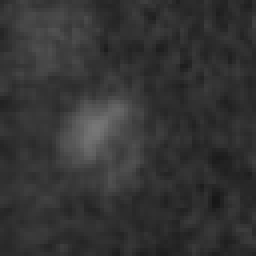
#> input picture cell_print_xy/001001-1_1325.4839006439745_1537.7828886844527_GFP.tif, 64 x 64 px, given in place of 001001-1-001001004.tif, which was not available (shown 4 times larger)
$ jupyter execute cropcells_sample.ipynb
#> lines starting #> are read from the running program, lines starting #| are printed output that depends on the picture; pictures that were not available may be replaced by others from this repository, and a replacement may not be noted
[cell 1]
import argparse
import os

from PIL import Image

import numpy as np
import pandas as pd
import copy

import matplotlib
import matplotlib.pyplot as plt
#from libtiff import TIFF
from skimage import io
import cv2

[cell 2]
screen = 'Plate13'

data = pd.read_csv('cellprofiler_output.csv')
#> (reads cellprofiler_output.csv from the repository)
print(data.shape[0])
data = data[data['yeast_AreaShape_Area'] > 999]
n_cell = data.shape[0]

[cell 3]
try:
    os.mkdir('cell_print_xy')
except OSError:
    print("Creation of the directory failed")
else:
    print("Successfully created the directory ")


sql_col_names = ['ImageNumber', 'Image_FileName_GFP1', 'Image_FileName_GFP2',
                 'yeast_AreaShape_Center_X', 'yeast_AreaShape_Center_Y', 'yeast_AreaShape_Area',
                 'yeast_Intensity_IntegratedIntensity_ResizeGFP2', 'yeast_Intensity_MeanIntensity_ResizeGFP2',
                 'yeast_Intensity_StdIntensity_ResizeGFP2', 'yeast_Intensity_MinIntensity_ResizeGFP2',
                 'yeast_Intensity_MaxIntensity_ResizeGFP2', 'yeast_Intensity_IntegratedIntensityEdge_ResizeGFP2']

[cell 4]
basePath = '/Users/lingrajsvannur/Downloads/Resized_1_5_linear/'
cropSize = 60


imSize = 64
numClasses = 19
numChan = 1


croppedCells = np.zeros((n_cell, imSize ** 2 * 2))
coordUsed = np.zeros((n_cell, 2))

ind = 0

#selected_wells = []
wellNames = []

GFP_images = np.unique(data['Image_FileName_GFP2'])
GFP_images.sort()
wells = np.unique([seq[0:8] for seq in GFP_images])

[cell 5]
wells

[cell 6]
for well in wells:
    print(well)
    # [4 lines of commented-out code are left out]
    G_array = io.imread(basePath+well+'-001001004.tif')
#> G_array is the input picture: shape (64, 64); min 23, max 118, mean 52
    #R_array = io.imread(basePath+'Resized_1_5_linear/'+well+'-001001003.tif')
    B_array = io.imread(basePath+well+'-001001001.tif')
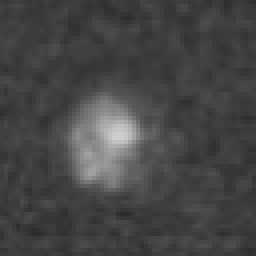
#> input picture cell_print_xy/001001-1_1341.8990384615386_669.2298076923076_GFP.tif, 64 x 64 px, given in place of 001001-1-001001001.tif, which was not available (shown 4 times larger)
#> B_array is the input picture: shape (64, 64); min 41, max 208, mean 69.7
    # [4 lines of commented-out code are left out]
    print(G_array.shape)
#| (64, 64)
    curCoordinates = data[data['Image_FileName_GFP2'] == well + '-001001004.tif'][
        ['yeast_AreaShape_Center_X',
         'yeast_AreaShape_Center_Y']]

    #RFPImg = Image.open(self.basePath+'resized_1_5/'+well+'-001001003processed_boundary.tiff')
    #RFPImg_L=RFPImg.resize((2160, 2160),Image.NEAREST)
    #R_array = np.zeros((G_array.shape))

    coord = 0
    while coord < len(curCoordinates):
        cur_y, cur_x = curCoordinates.values[coord]

        if (cur_x - imSize / 2 > 0 and cur_x + imSize / 2 < G_array.shape[0] and
           cur_y - imSize / 2 > 0 and cur_y + imSize / 2 < G_array.shape[1]):
            croppedCells[ind, : imSize ** 2] = (
                G_array[int(np.floor(cur_x - imSize / 2)):int(np.floor(cur_x + imSize / 2)),
                        int(np.floor(cur_y - imSize / 2)):int(np.floor(cur_y + imSize / 2))]).ravel()

            croppedCells[ind, imSize ** 2:] = (
                B_array[int(np.floor(cur_x - imSize / 2)):int(np.floor(cur_x + imSize / 2)),
                        int(np.floor(cur_y - imSize / 2)):int(np.floor(cur_y + imSize / 2))]).ravel()

            coordUsed[ind, :] = [cur_y, cur_x]

            coord += 1

            wellNames.append(well)

            cell_arrayB = B_array[int(np.floor(cur_x - imSize / 2)):int(np.floor(
                cur_x + imSize / 2)), int(np.floor(cur_y - imSize / 2)):int(np.floor(cur_y + imSize / 2))]
            cell_arrayG = G_array[int(np.floor(cur_x - imSize / 2)):int(np.floor(
                cur_x + imSize / 2)), int(np.floor(cur_y - imSize / 2)):int(np.floor(cur_y + imSize / 2))]
            # [4 lines of commented-out code are left out]
            cell_GFP = Image.fromarray(cell_arrayG)
            cell_nucli = Image.fromarray(cell_arrayB)

            cell_GFP.save('cell_print_xy/'+well+'_' +
                          str(cur_y)+'_'+str(cur_x)+'_GFP.tif')
            cell_nucli.save('cell_print_xy/'+well +
                            '_'+str(cur_y)+'_'+str(cur_x)+'_nucli.tif')
            ind += 1

        else:
            coord += 1
#> after the loop, coord = 5; coordUsed = [[0, 0], [0, 0], [0, 0], [0, 0], [0, 0]]; ind = 0; wellNames = []


curCroppedCells = croppedCells[:ind]
#> curCroppedCells = empty array
print(n_cell)
print(croppedCells.shape)
#| (5, 8192)
#intensityUsed = intensityUsed[:ind]
print(coordUsed.shape)
#| (5, 2)

[cell 7]
import skimage

[cell 8]
img = skimage.io.imread("/Users/lingrajsvannur/Desktop/AutoML/cellprofilebuck/cell_print_xy/001001-1_281.0758693361433_495.3983140147524_GFP.tif")
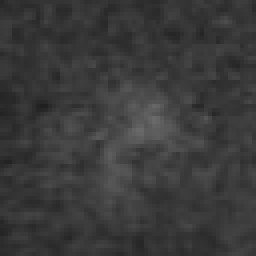
#> input picture cell_print_xy/001001-1_281.0758693361433_495.3983140147524_GFP.tif, 64 x 64 px, found by its file name (shown 4 times larger)
#> img is the input picture: shape (64, 64); min 32, max 106, mean 58.2

[cell 9]
skimage.io.imshow(img)

[cell 10]
img = skimage.io.imread("/Users/lingrajsvannur/Desktop/AutoML/cellprofilebuck/cell_print_xy/001001-1_1341.8990384615386_669.2298076923076_nucli.tif")
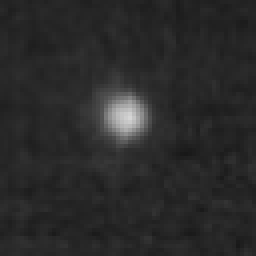
#> input picture cell_print_xy/001001-1_1341.8990384615386_669.2298076923076_nucli.tif, 64 x 64 px, found by its file name (shown 4 times larger)
#> img is the input picture: shape (64, 64); min 24, max 213, mean 42.4
skimage.io.imshow(img)

[cell 11]
img.shape
#> Out = (64, 64)
